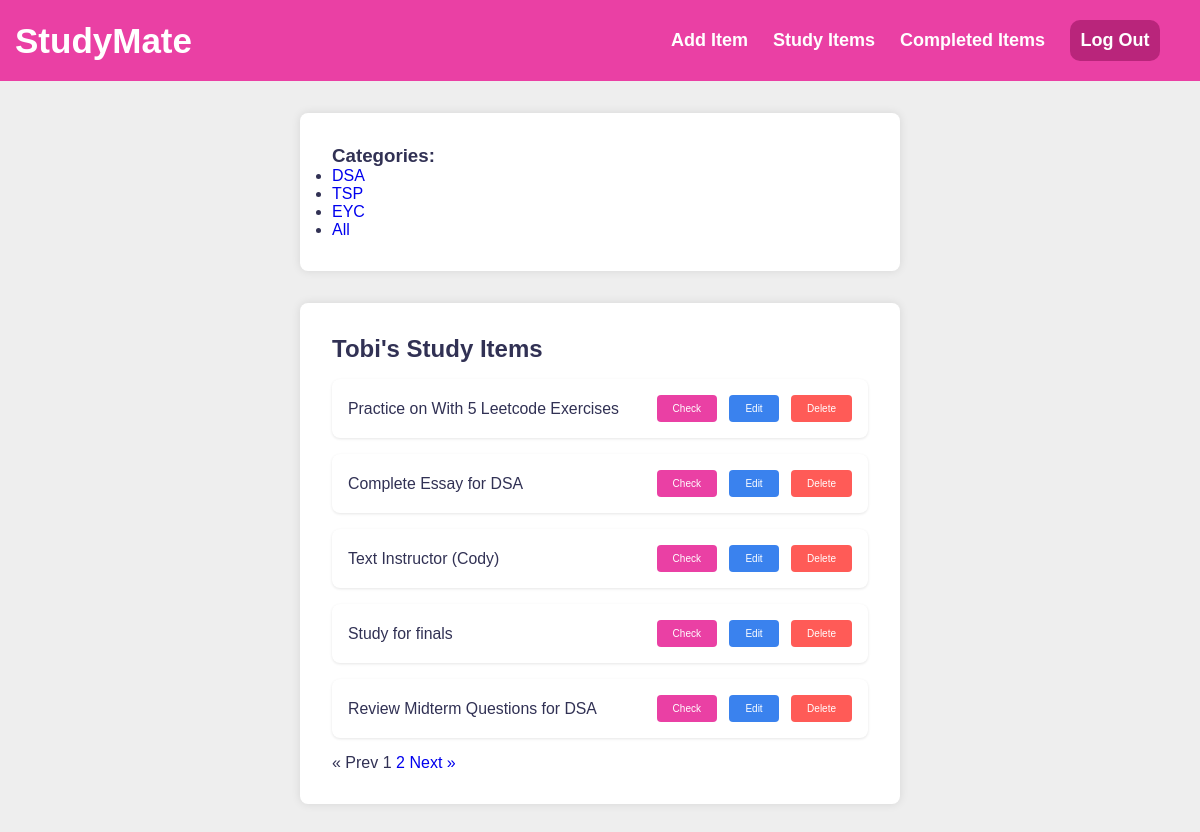
The page /tag/DSA (signed in) on the database its author committed.
### app.py (models this page shows, shortened)
class Tag(db.Model):
    id = db.Column(db.Integer, primary_key=True)
    name = db.Column(db.String(50), unique=True, nullable=False)
    tasks = db.relationship('Task', backref='tag', lazy=True)  # Relationship to Task table

class User(UserMixin, db.Model):
    id = db.Column(db.Integer, primary_key=True)
    username = db.Column(db.String(50), unique=True, nullable=False)
    email = db.Column(db.String(120), unique=True, nullable=False)
    password = db.Column(db.String(255), nullable=False)
    tasks = db.relationship('Task', backref='user', lazy=True)

class Task(db.Model):
    id = db.Column(db.Integer, primary_key=True)
    task = db.Column(db.String(200), nullable=False)
    done = db.Column(db.Boolean, default=False)
    user_id = db.Column(db.Integer, db.ForeignKey('user.id'), nullable=False)
    tag_id = db.Column(db.Integer, db.ForeignKey('tag.id'))  # Foreign key to Tag table

### app.py (the view)
@app.route('/tag/<tag>')
@login_required
def index_with_tag(tag):
    page = request.args.get('page', 1, type=int)  # Get the page number from the URL query parameters
    if tag == 'All':
        tasks_query = Task.query.filter_by(user_id=current_user.id, done=False)
    else:
        tasks_query = Task.query.filter_by(user_id=current_user.id, done=False, tag_id=tag)
    tasks = tasks_query.paginate(page=page, per_page=5)  # Paginate the tasks
    predefined_tags = [tag.name for tag in Tag.query.all()]
    return render_template('index.html', predefined_tags=predefined_tags, tasks=tasks, username=current_user.username)

### app.py (called while the page is built)
@login_manager.user_loader
def load_user(user_id):
    return User.query.get(int(user_id))

### templates/index.html (shortened to what this page needs)
<!DOCTYPE html>
<html lang="en">
  <head>
    <link
      rel="stylesheet"
      href="{{ url_for('static', filename='createroutine.css') }}"
    />
  </head>
  {% include 'navigation.html' %}
  <body>
    <div class="container">
      <h3>Categories:</h3>
      <ul id="tagList">
        {% for tag in predefined_tags %}
        <li>
          <a
            href="{{ url_for('index_with_tag', tag=tag) }}"
            class="tag"
            data-tag="{{ category }}"
            >{{ tag }}</a
          >
        </li>
        {% endfor %}
      </ul>
    </div>
    <div class="container">
      <h1 class="headers">{{ username }}'s Study Items</h1>
      <ul class="study_list">
        {% for study_items in tasks %}
        <li
          class="study_items {% if study_items.done %}done{% endif %}"
          data-category="{{ study_items.tag.name }}"
        >
          <label>
            <span>{{ study_items.task }}</span>
          </label>
          <div class="actions">
            <a
              class="button check-button"
              href="{{ url_for('check', id=study_items.id) }}"
              >Check</a
            >
            <a
              class="button edit-button"
              href="{{ url_for('edit', id=study_items.id) }}"
              >Edit</a
            >
            <a
              class="button delete-button"
              href="{{ url_for('delete', id=study_items.id) }}"
              >Delete</a
            >
          </div>
        </li>
        {% endfor %}
      </ul>
      <div class="pagination">
        {% if tasks.has_prev %}
        <a
          href="?page={{ tasks.prev_num }}{% if tag %}&tag={{ tag }}{% endif %}"
          >&laquo; Prev</a
        >
        {% else %}
        <span class="disabled">&laquo; Prev</span>
        {% endif %} {% for num in tasks.iter_pages(left_edge=1, right_edge=1,
        left_current=1, right_current=1) %} {% if num %} {% if num != tasks.page
        %}
        <a href="?page={{ num }}{% if tag %}&tag={{ tag }}{% endif %}"
          >{{ num }}</a
        >
        {% else %}
        <span class="current">{{ num }}</span>
        {% endif %} {% else %}
        <span class="ellipsis">...</span>
        {% endif %} {% endfor %} {% if tasks.has_next %}
        <a
          href="?page={{ tasks.next_num }}{% if tag %}&tag={{ tag }}{% endif %}"
          >Next &raquo;</a
        >
        {% else %}
        <span class="disabled">Next &raquo;</span>
        {% endif %}
      </div>
    </div>
  </body>
</html>

### static/createroutine.css (style rules this page uses)
:root { --primary: #ea40a4; --light: #eee; --dark: #313154; --danger: #ff5b57; }
* { margin: 0; padding: 0; box-sizing: border-box; }
body { background: var(--light); color: var(--dark); font-family: "Montserrat", sans-serif; }
.container { margin: 2rem auto; padding: 2rem; max-width: 600px; background-color: #fff; border-radius: 8px; box-shadow: 0 0 10px rgba(0, 0, 0, 0.1); }
.headers { font-size: 1.5rem; font-weight: 700; margin-bottom: 1rem; }
.study_items { display: flex; align-items: center; background-color: #fff; padding: 1rem; border-radius: 0.5rem; box-shadow: 0 1px 3px rgba(0, 0, 0, 0.1); margin-bottom: 1rem; }
.study_items label { margin-right: 0.9rem; cursor: pointer; }
.study_items span { font-size: 0.99rem; }
.study_items .actions { margin-left: auto; }
.button { display: inline-block; padding: 0.5rem 1rem; border: none; border-radius: 0.25rem; cursor: pointer; transition: opacity 0.2s ease-in-out; text-decoration: none; color: #5f2020; font-weight: 500; text-align: center; font-size: 10px; }
.check-button { background-color: var(--primary); margin-right: 0.5rem; color: white; }
.edit-button { background-color: #3a82ee; margin-right: 0.5rem; color: white; }
.delete-button { background-color: var(--danger); color: white; }

### static/nav.css (style rules this page uses)
body { margin: 0; background-color: #EEE; }
* { margin: 0; padding: 0; box-sizing: border-box; text-decoration: none; font-family: 'montserrat', sans-serif; }

### rows shown on the page
Tag: name "DSA"
Tag: name "TSP"
Tag: name "EYC"
Tag: name "All"
User: username "Tobi"
Task: task "Practice on With 5 Leetcode Exercises"
Task: task "Complete Essay for DSA"
Task: task "Text Instructor (Cody)"
Task: task "Study for finals"
Task: task "Review Midterm Questions for DSA"

### other values the page prints
{{ num }} "1"
{{ num }} "2"
